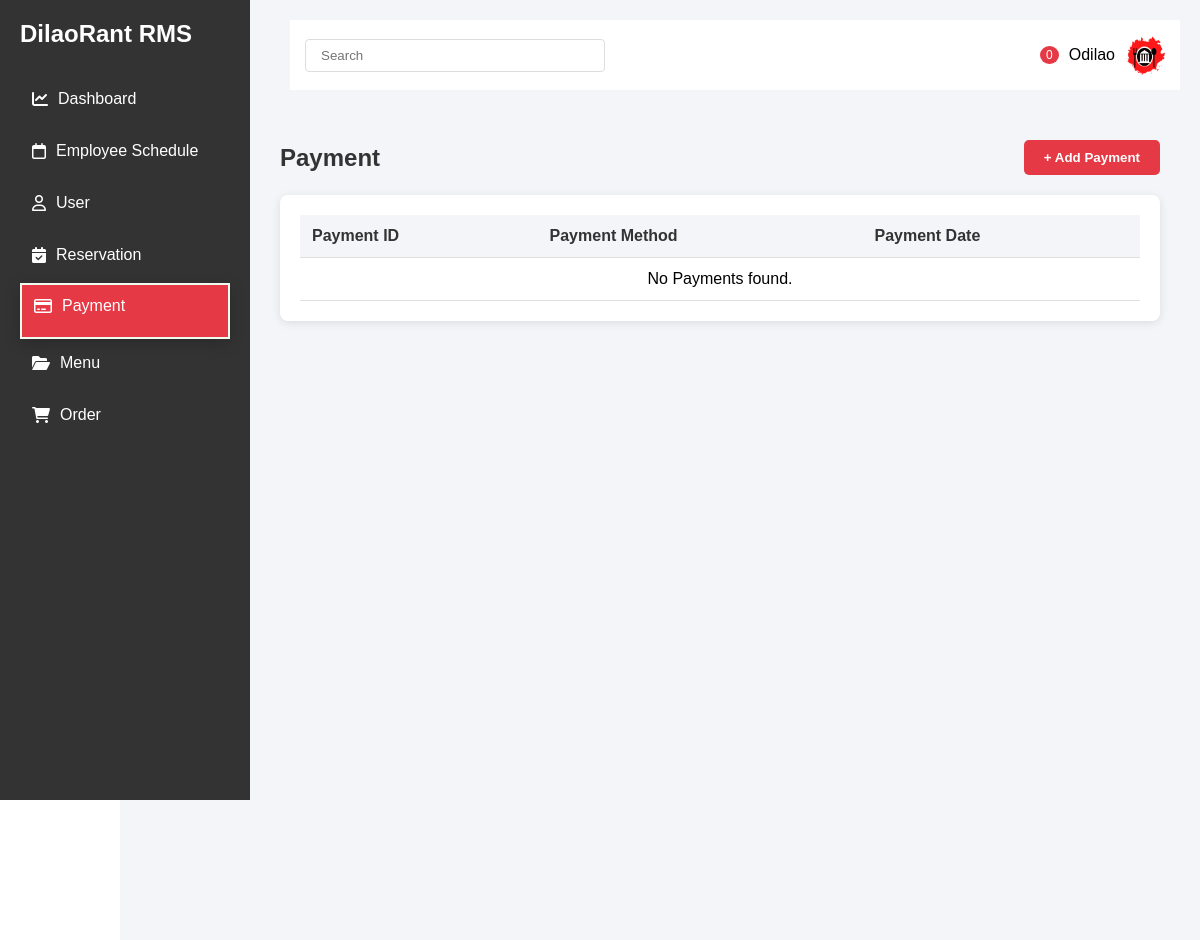
Before: /dashboard/Payment with the older database file.
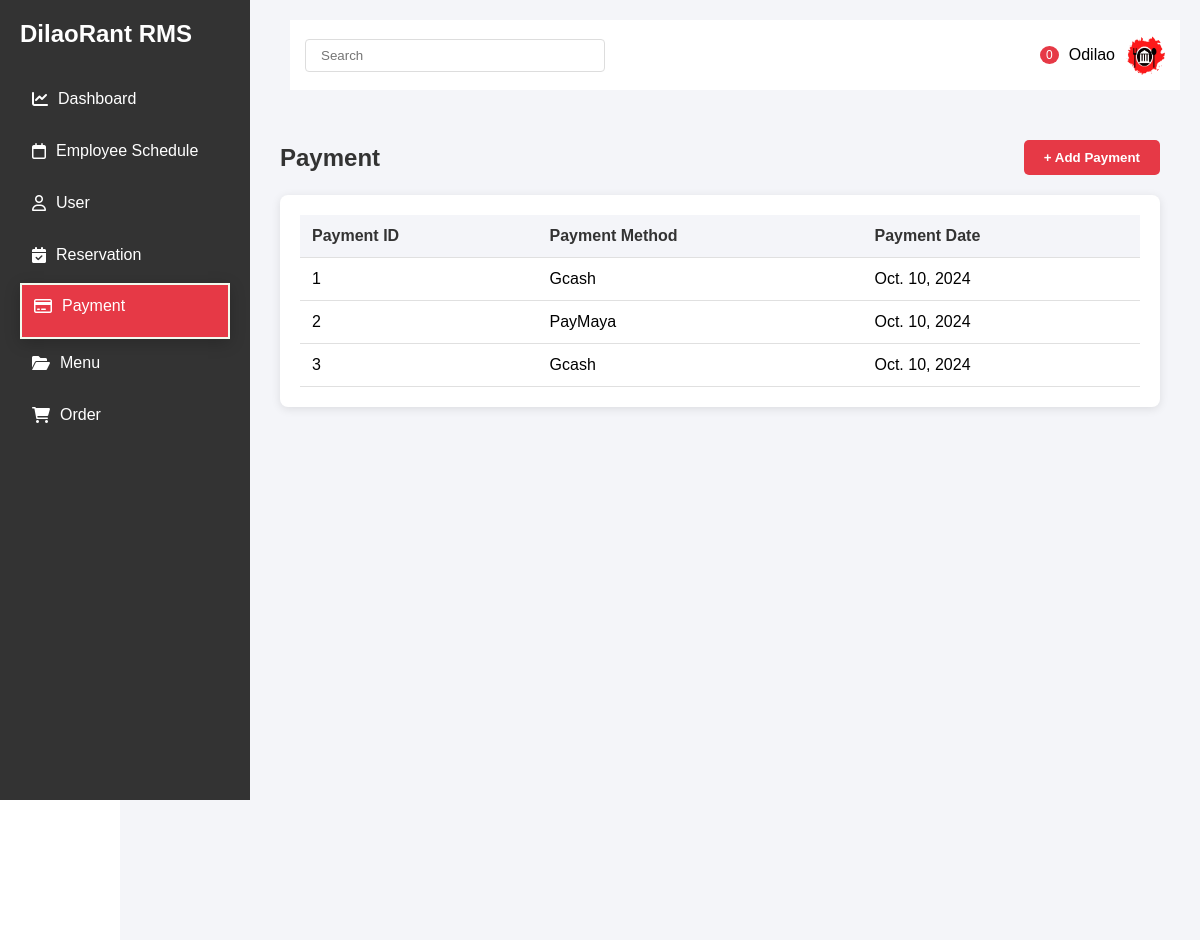
After: the same page with the newer database file.
### Payment/models.py (models this page shows, shortened)
class Payment(models.Model):
    payment_id = models.IntegerField(primary_key=True)  # Manual Payment ID input
    payment_method = models.CharField(max_length=100)
    payment_date = models.DateField()

### Payment/views.py (the view)
# urls.py: path('', views.display_Payment, name='displayPayment'),
def display_Payment(request):
    payments = Payment.objects.all()  # Fetch all payments to display
    return render(request, 'Payment/PaymentDisplay.html', {'payments': payments})

### Payment/templates/Payment/PaymentDisplay.html (shortened to what this page needs)
{% load static %}
<!DOCTYPE html>
<html lang="en">
<head>
    <link rel="stylesheet" href="https://cdnjs.cloudflare.com/ajax/libs/font-awesome/6.0.0/css/all.min.css">
</head>
<body>
    <div class="sidebar">
        <h2>DilaoRant RMS</h2>
        <div style="margin-top: 30px;">
            <a href="{% url 'successdashboard' %}" class="menu-item">
                <i class="fas fa-chart-line"></i>
                Dashboard
            </a>
            <a href="{% url 'Display' %}" class="menu-item">
                <i class="fa-regular fa-calendar"></i>
                Employee Schedule
            </a>
            <a href="{% url 'DisplayUser'%}" class="menu-item">
                <i class="fa-regular fa-user"></i>
                User
            </a>
            <a href="{% url 'DisplayReservation'%}" class="menu-item">
                <i class="fa-solid fa-calendar-check"></i>
                Reservation
            </a>
            <div class="selected">
            <a href="{% url 'DisplayPayment' %}" class="menu-item">
                <i class="fa-regular fa-credit-card"></i>
                Payment
            </a>   </div>
            <a href="{% url 'DisplayMenu' %}" class="menu-item">
                <i class="fa-solid fa-folder-open"></i>
                Menu
            </a>
            <a href="{% url 'DisplayOrder' %}" class="menu-item">
                <i class="fa-solid fa-cart-shopping"></i>
                Order
            </a>
        </div>
    </div>
    <div class="main-content">
        <div class="top-bar" style=" margin-left: 150px;">
            <input type="text" class="search-bar" placeholder="Search">
            <div class="user-profile">
                <span class="notification">0</span>
                <span>Odilao</span>
                <img src="{% static 'dashboard/bg3.png' %}" alt="Admin" style="width: 40px; height: 40px; border-radius: 50%;">
            </div>
        </div>
        <div class="main-content">
            <div class="schedule-header">
                <h2 class="schedule-title">Payment</h2>
                <button class="add-schedule-btn" onclick="showPaymentPopup()">+ Add Payment</button>
            </div>
                <div class="schedule-container">
                <table class="schedule-table">
                    <thead>
                        <tr>
                            <th>Payment ID</th>
                            <th>Payment Method</th>
                            <th>Payment Date</th>
                        </tr>
                    </thead>
                    <tbody>
                        {% for payment in payments %}
                    <tr>
                        <td>{{ payment.payment_id }}</td>
                        <td>{{ payment.payment_method }}</td>
                        <td>{{ payment.payment_date }}</td>
                    </tr>
                        {% empty %}
                        <tr>
                            <td colspan="4" style="text-align: center;">No Payments found.</td>
                        </tr>
                        {% endfor %}
                    </tbody>
                </table>
            </div>
        </div>
    </div>
</body>
</html>

### Payment/templates/Payment/PaymentDisplay.html (style rules this page uses)
* { margin: 0; padding: 0; box-sizing: border-box; font-family: 'Arial', sans-serif; }
.sidebar { width: 250px; background-color: #333; height: 100vh; position: fixed; left: 0; top: 0; color: white; padding: 20px; }
.main-content { margin-left: 120px; padding: 20px; background-color: #f4f5f9; min-height: 100vh; }
.top-bar { display: flex; justify-content: space-between; align-items: center; padding: 15px; background-color: white; margin-bottom: 30px; }
.search-bar { padding: 8px 15px; border: 1px solid #ddd; border-radius: 4px; width: 300px; }
.user-profile { display: flex; align-items: center; gap: 10px; }
.notification { background-color: #e63946; color: white; padding: 2px 6px; border-radius: 50%; font-size: 12px; }
.menu-item { display: flex; align-items: center; padding: 12px; color: white; text-decoration: none; margin-bottom: 10px; transition: background-color 0.3s; }
.menu-item i { margin-right: 10px; }
.selected { background-color: #e63946; color: white; border: 2px solid #f1faee; box-shadow: 0 4px 15px rgba(0, 0, 0, 0.2); transform: translateY(-3px); }
.schedule-container { background-color: white; border-radius: 8px; padding: 20px; box-shadow: 0 2px 10px rgba(0, 0, 0, 0.1); max-width: 1000px; margin: 0 auto; }
.schedule-header { display: flex; justify-content: space-between; align-items: center; margin-bottom: 20px; }
.schedule-title { font-size: 24px; font-weight: bold; color: #333; }
.add-schedule-btn { background-color: #e63946; color: white; border: none; padding: 10px 20px; border-radius: 5px; cursor: pointer; font-weight: bold; }
.schedule-table { width: 100%; border-collapse: collapse; }
.schedule-table th, .schedule-table td { padding: 12px; text-align: left; border-bottom: 1px solid #e0e0e0; }
.schedule-table th { background-color: #f4f5f9; font-weight: bold; color: #333; }

Changed rows visible on the page:
added Payment: payment_id "1", payment_method "Gcash", payment_date "Oct. 10, 2024"
added Payment: payment_id "2", payment_method "PayMaya", payment_date "Oct. 10, 2024"
added Payment: payment_id "3", payment_method "Gcash", payment_date "Oct. 10, 2024"
Other visible differences:
text no longer shown: "No Payments found."
